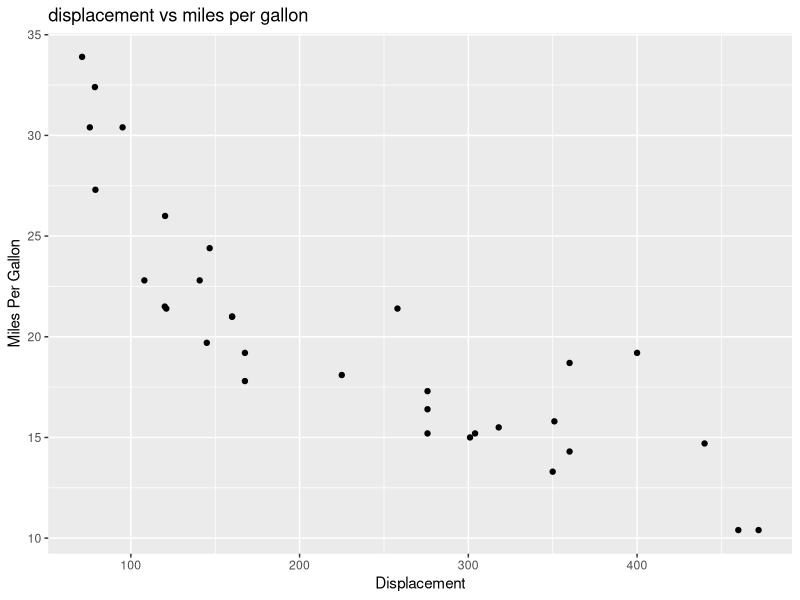
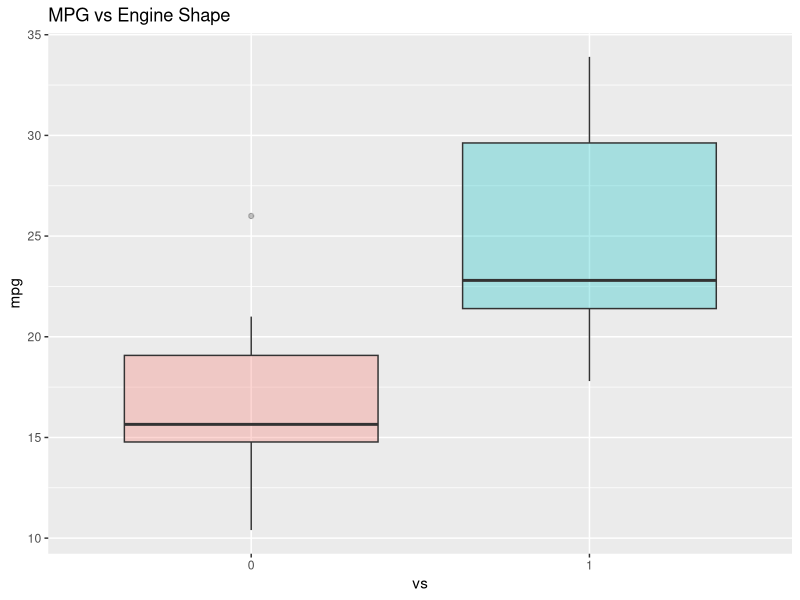
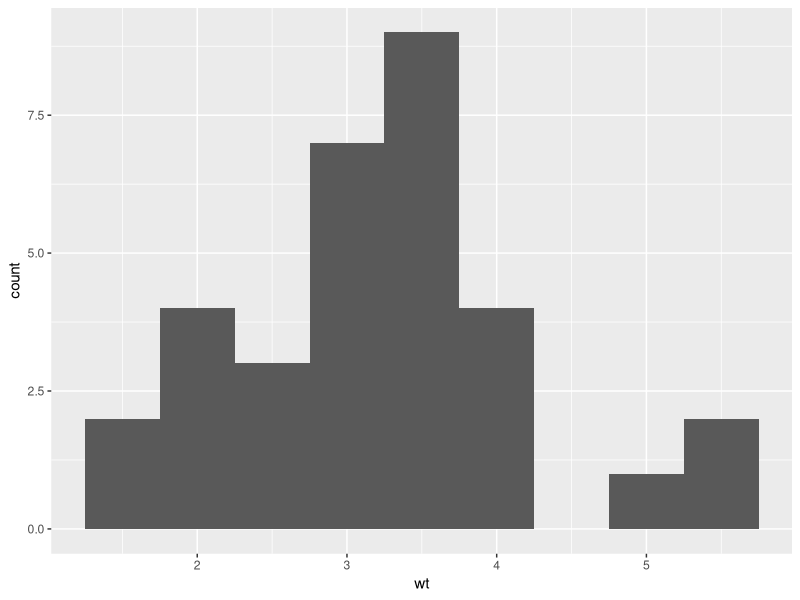

Source code (R) for these figures, in order:
## when using R for creating plots and using ggplot2 make sure the + sign is seperate for the title
## and access to properly change
library (datasets)

data("mtcars")

head(mtcars, 5)
##loads the data and allows us to see it

##gives us information about the variables
?mtcars

##uploads the library we are going to use
library(ggplot2)

##this code is going to create a scatter plot of displacement by miles per gallon
ggplot(aes(x=disp, y=mpg,),data=mtcars)+geom_point() + 

##adds title
ggtitle("displacement vs miles per gallon") +

##changes name of axis
labs(x = "Displacement", y = "Miles Per Gallon")

#make vs a factor
mtcars$vs <- as.factor(mtcars$vs)

## creating boxplot ggplot(aes(x=vs, y=mpg,), data=mtcars) + geom_boxplot()

##add color to the boxplots
ggplot(aes(x=vs, y=mpg, fill = vs), data = mtcars) + 
  geom_boxplot(alpha=0.3) + 
  theme(legend.position = "none") + ggtitle("MPG vs Engine Shape")

##create histogram of weight

ggplot(aes(x=wt), data=mtcars) + geom_histogram(binwidth = 0.5)

